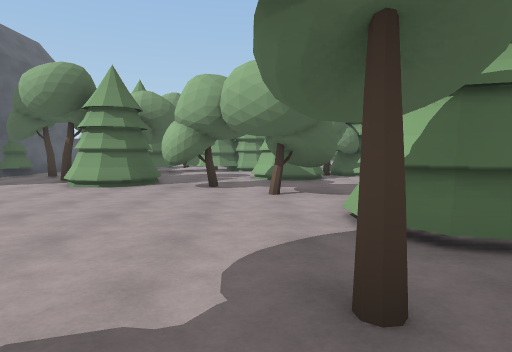
view 1 (above)

24 first-person views from a walk through a Unity game level. The camera is 1.4 m above the floor, tilts 4° down and sees 75° across. The floor is counted in squares, 2 m on a side. Each view is taken from the middle of a square. On the plan, view 1 faces up. The plan holds only what a view shows up to about 10 squares ahead; the rest is blank. The place goes on beyond the plan. The player is left out. Door leaves are left out, so doorways stand open. Some surface patterns are stand-ins.

view 2
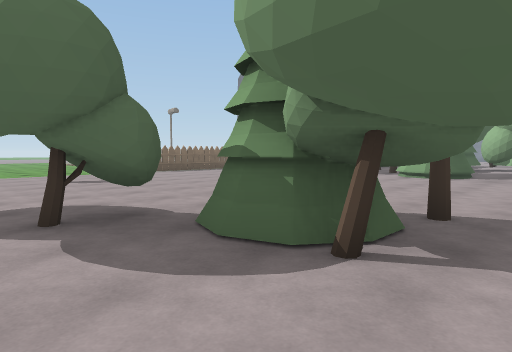

view 3
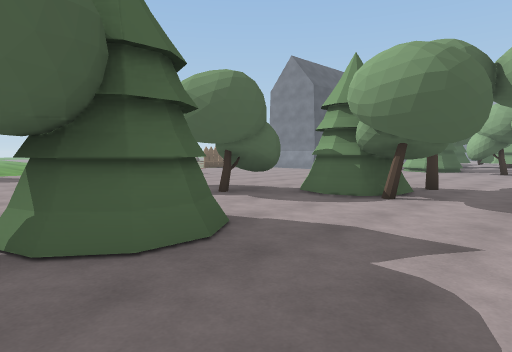

view 4
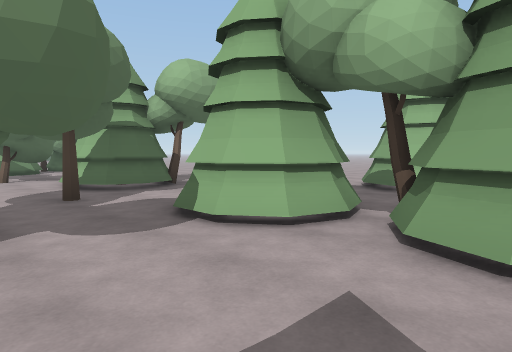

view 5
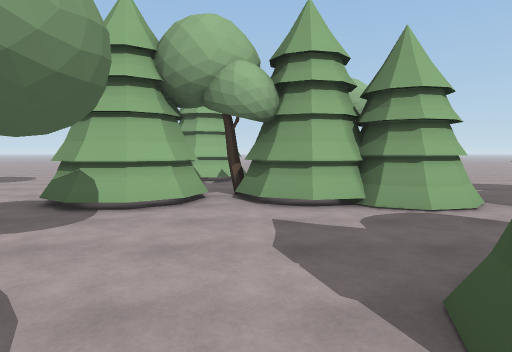

view 6
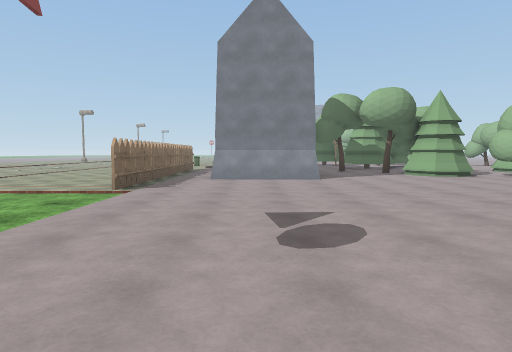

view 7
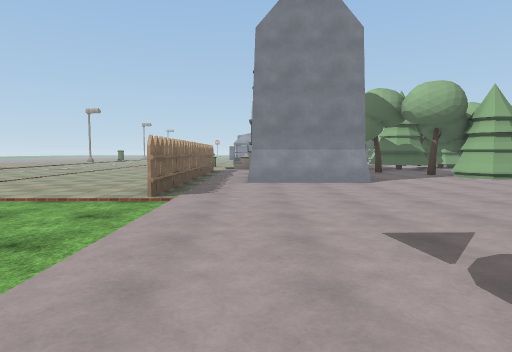

view 8
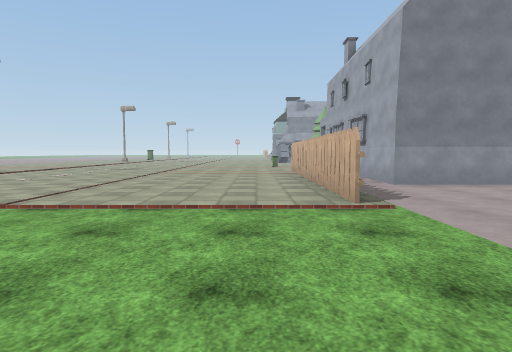

view 9
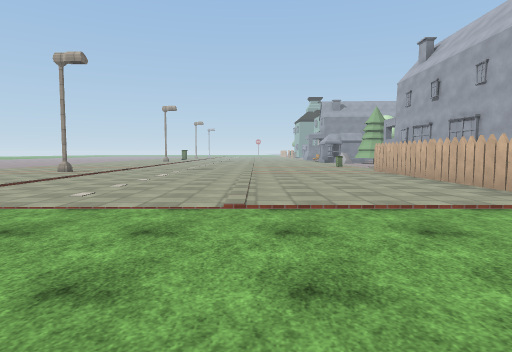

view 10
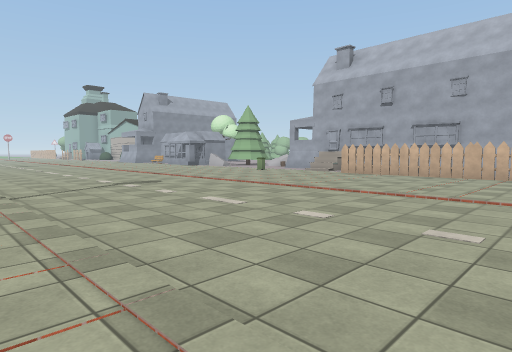

view 11
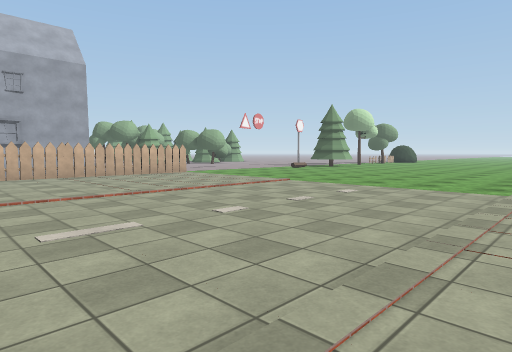

view 12
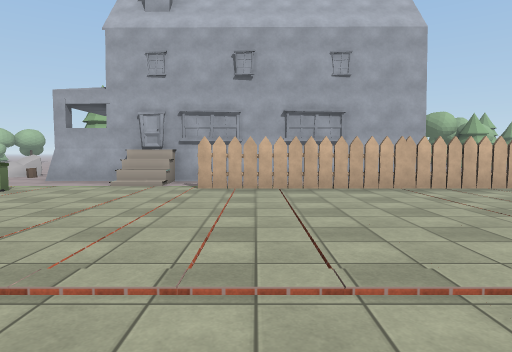

view 13
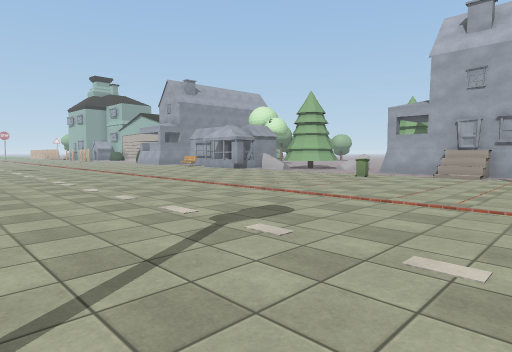

view 14
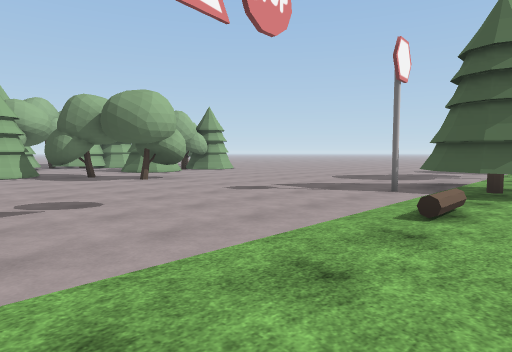

view 15
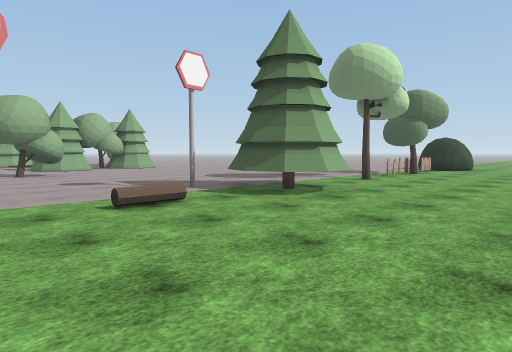

view 16
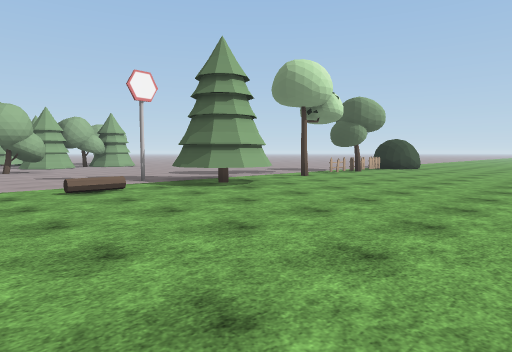

view 17
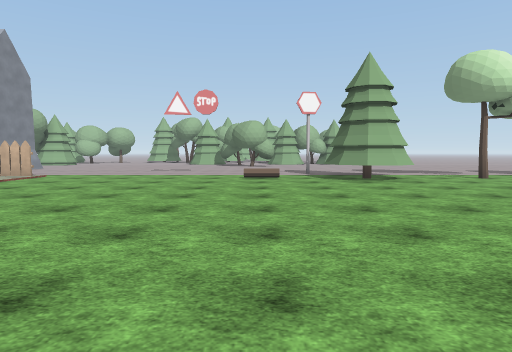

view 18
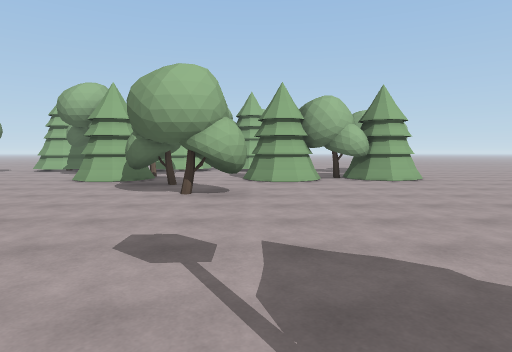

view 19
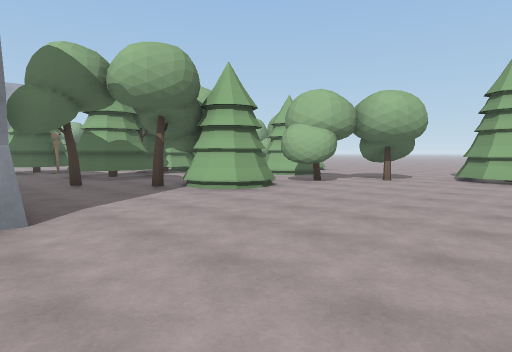

view 20
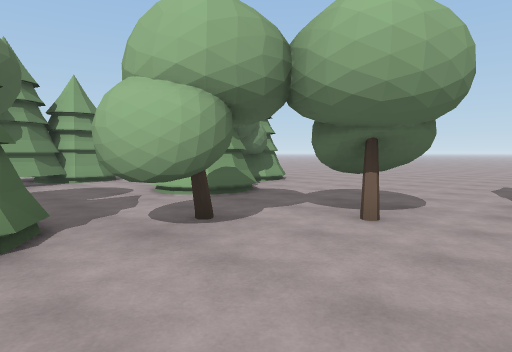

view 21
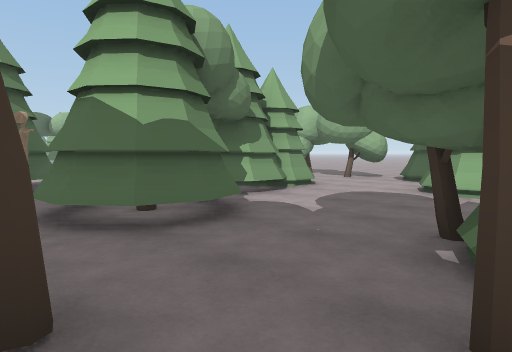

view 22
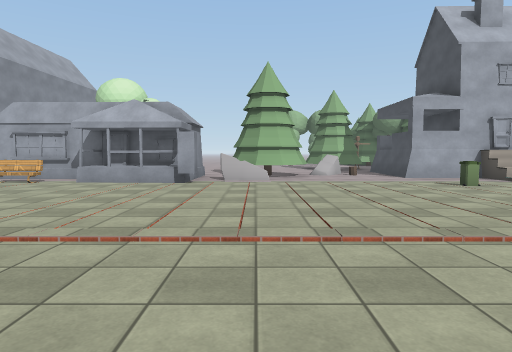

view 23
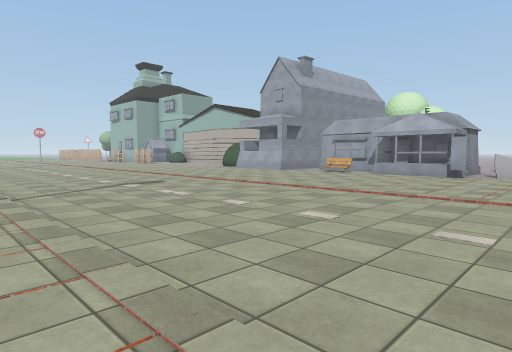

view 24
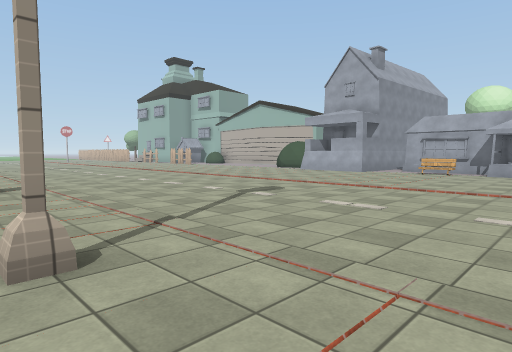

### Floor plan
Key: @ floor where view 1 was taken; # wall or solid block; x gap in a wall; . main floor; : floor 0.25 m higher than the main floor; / step, stairs or slope; = window, fence, low wall or low ledge; T thing the floor can be seen under or through; H house; O other object.
Columns run from 23 left of view 1 to 8 right of it. Each row starts with its distance up from view 1.
 32   ..
 31  ....
 30  .....
 29   .....
 28  .......
 27  ........
 26  .........   #
 25 ...........  #
 24 #...........O#
 23 ............H#
 22 ............H#
 21 ............H##
 20  ............O#
 19  ...........O##
 18  ............##
 17    ...........OO
 16    .........../.
 15   .........=.HHH  #
 14   ...........HH  ..
 13   ..........=#   ..  ###..#
 12   /.........:#   .####....#
 11   /........#.#   .##......#
 10  ./........# #  x.......####.
  9 ../........# #  ...##..##.....
  8 ../........#.#  ...##..........
  7  ./........#.#  ...####.........
  6  ./........#.###........#.......
  5  ./........#...................
  4   /........#............/# ....
  3   /..../................/##....
  2   ......................./...
  1   ......................#...
  0   ..................TTT@.#
 -1    .................TTT./# ..#
 -2    ................TT.../#...#
 -3   ................#......##
 -4    ................./#../#
 -5     .......##......./#../#
 -6      .....###........#../#

Where each view was taken, in squares from view 1:
view 1: 0 up, 0 right, facing up
view 2: 3 down, 0 right, facing up-left
view 3: 6 down, 1 right, facing up-left
view 4: 4 down, 1 left, facing up-right
view 5: 3 down, 3 left, facing right
view 6: 3 down, 9 left, facing up
view 7: 2 down, 10 left, facing up
view 8: 1 down, 13 left, facing up
view 9: 1 down, 16 left, facing up
view 10: 5 up, 22 left, facing up-right
view 11: 10 up, 22 left, facing down-right
view 12: 10 up, 18 left, facing right
view 13: 10 up, 21 left, facing up-right
view 14: 1 up, 13 left, facing down-right
view 15: 1 down, 16 left, facing down-right
view 16: 1 down, 18 left, facing down-right
view 17: 3 down, 21 left, facing right
view 18: 4 down, 11 left, facing right
view 19: 2 up, 8 left, facing up-right
view 20: 4 up, 3 left, facing up-right
view 21: 8 up, 6 left, facing up-right
view 22: 19 up, 19 left, facing right
view 23: 18 up, 22 left, facing up-right
view 24: 21 up, 23 left, facing up-right
